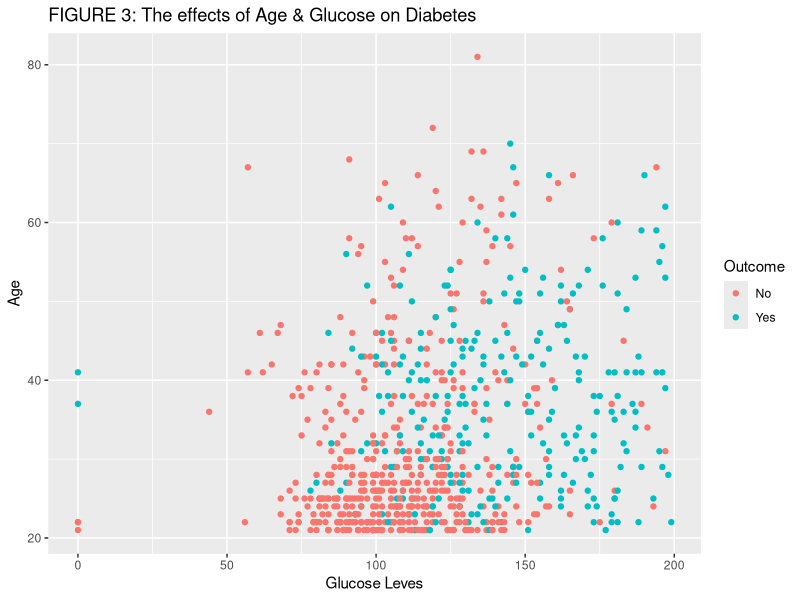
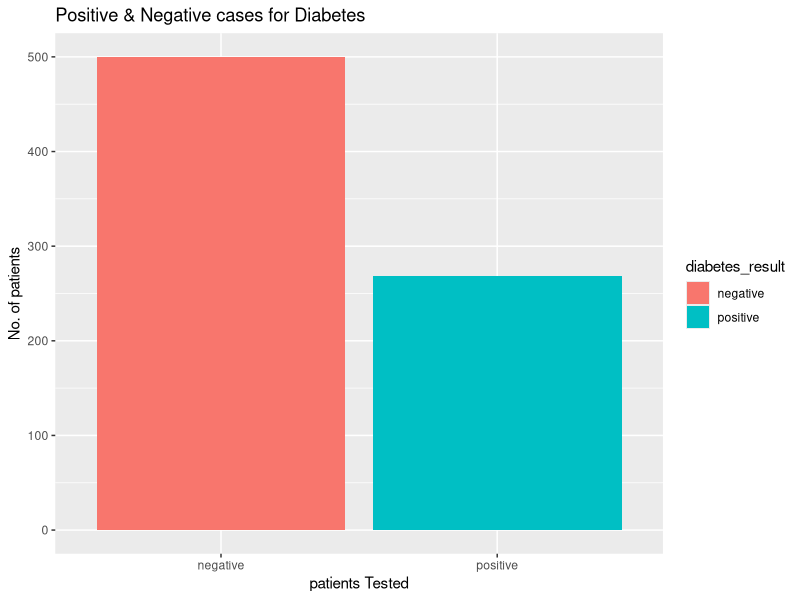
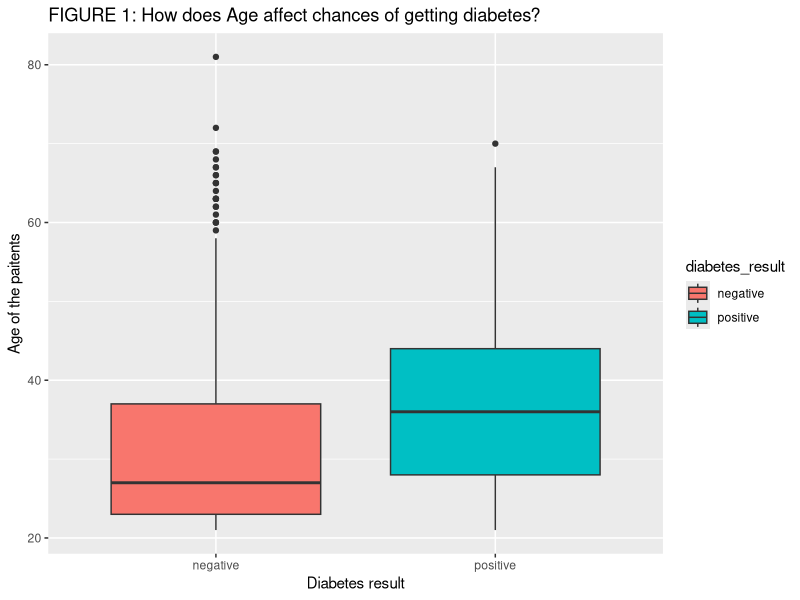
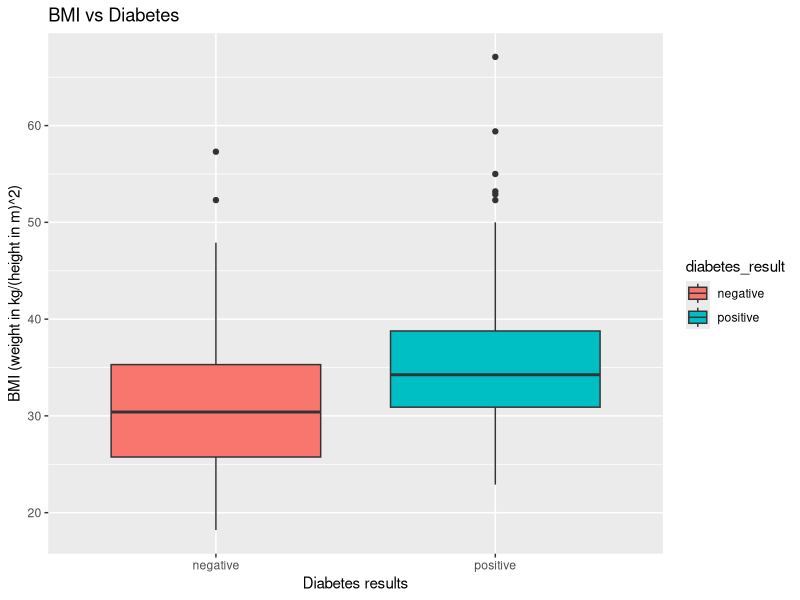
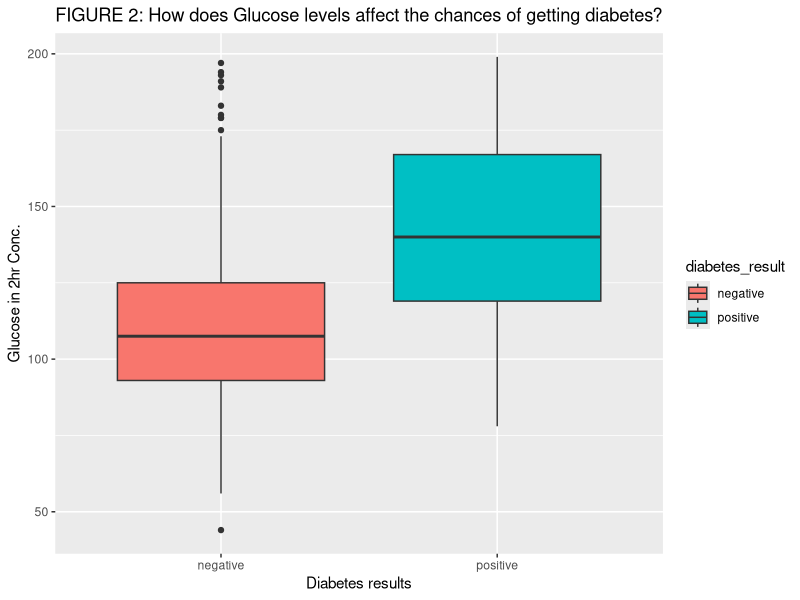
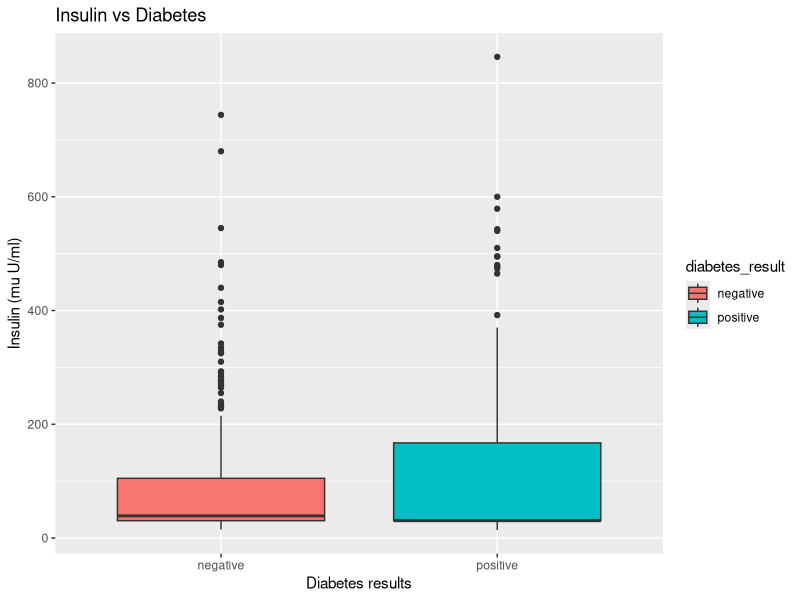
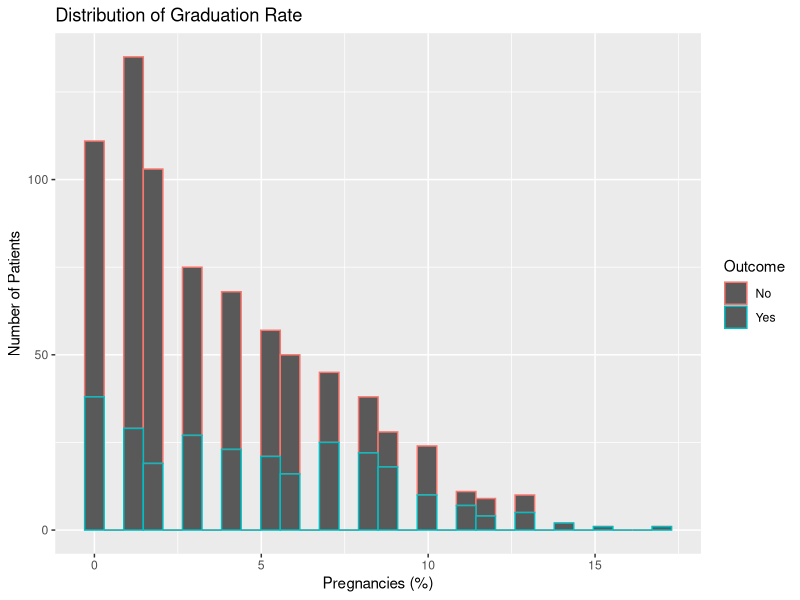
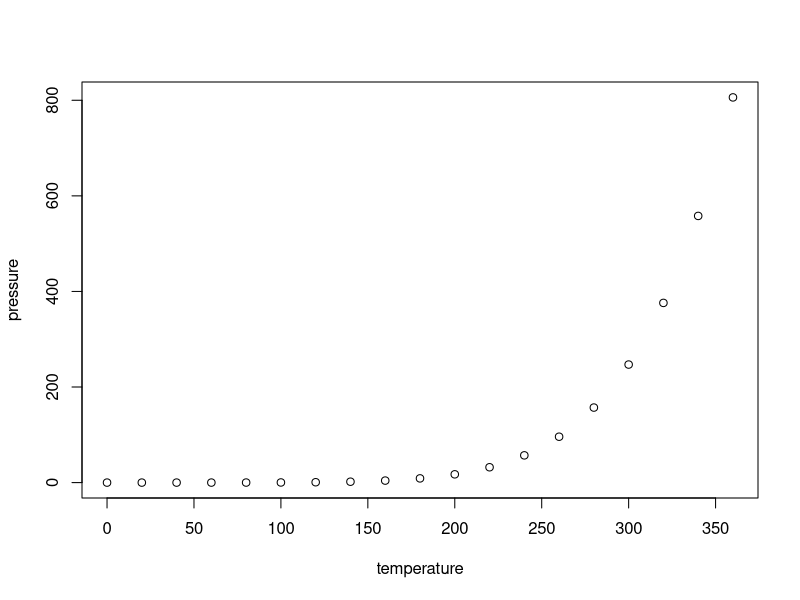

These charts were generated, in order, by the following R code:
## ---- chunk 1
knitr::opts_chunk$set(echo = TRUE)
## ---- chunk 2
install.packages("ggplot2")
install.packages("lubridate")
install.packages("dplyr")
## ---- chunk 3
library(ggplot2)
library(lubridate)
library(dplyr)
## ---- chunk 4
diabetes <- read.csv("diabetespreg.csv")
diabetes
## ---- chunk 5
ggplot(diabetes, aes(Glucose,Age,color = Outcome)) +
  geom_point() +labs(title ="FIGURE 3: The effects of Age & Glucose on Diabetes " ,x='Glucose Leves',y='Age')
## ---- chunk 6
diabetes %>%
  filter(Glucose==0)%>%
  count()
diabetes %>% 
  filter(BloodPressure==0) %>%
  count()
diabetes %>%
  filter(SkinThickness==0)%>%
  count()
diabetes %>% 
  filter(BMI==0) %>%
  count()
diabetes %>% 
  filter(Insulin==0) %>%
  count()
## ---- chunk 7
new_diabetes<-diabetes %>%
  mutate(Glucose = ifelse(Glucose == 0, 117.0, Glucose), 
         BloodPressure= ifelse(BloodPressure==0, 72.00, BloodPressure),
         BMI= ifelse(BMI ==0,32.00, BMI),
         SkinThickness= ifelse(SkinThickness ==0, 23.00, SkinThickness),
         Insulin = ifelse(Insulin == 0, 30.5, Insulin))
head(new_diabetes)
## ---- chunk 8
n1<-new_diabetes%>%
  mutate(new_diabetes,diabetes_result=ifelse(Outcome=='Yes','positive','negative'))
head(n1)
## ---- chunk 9
diabetes_result2<-n1%>%
                    group_by(diabetes_result)%>%
                    count(diabetes_result)
head(diabetes_result2)
## ---- chunk 10
ggplot(diabetes_result2)+geom_col(mapping = aes(x=diabetes_result,y=n,fill=diabetes_result))+
  labs(title ="Positive & Negative cases for Diabetes " ,x='patients Tested',y='No. of patients')
## ---- chunk 11
ggplot(n1)+geom_boxplot(mapping = aes(x=diabetes_result,y=Age,fill=diabetes_result))+
  labs(title ="FIGURE 1: How does Age affect chances of getting diabetes? " ,x='Diabetes result',y='Age of the paitents')

## ---- chunk 12
ggplot(n1)+geom_boxplot(mapping = aes(x=diabetes_result,y=BMI,fill=diabetes_result))+
  labs(title ="BMI vs Diabetes " ,x='Diabetes results',y='BMI (weight in kg/(height in m)^2)')
## ---- chunk 13
ggplot(n1)+geom_boxplot(mapping = aes(x=diabetes_result,y=Glucose,fill=diabetes_result))+
  labs(title ="FIGURE 2: How does Glucose levels affect the chances of getting diabetes?" ,x='Diabetes results',y='Glucose in 2hr Conc.')
## ---- chunk 14
ggplot(n1)+geom_boxplot(mapping = aes(x=diabetes_result,y=Insulin,fill=diabetes_result))+
  labs(title ="Insulin vs Diabetes " ,x='Diabetes results',y='Insulin (mu U/ml)')

## ---- chunk 15
ggplot(diabetes, aes(x = Pregnancies,color = Outcome)) +
  geom_histogram() +
  labs(
    title = "Distribution of Graduation Rate",
    x = "Pregnancies (%)",
    y = "Number of Patients",
  )
## ---- chunk 16
summary(cars)
## ---- chunk 17
plot(pressure)
